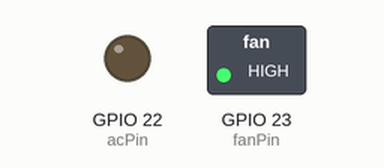
This program was run on a simulated Raspberry Pi (BCM pin numbers). Parts: switched loads named in the program (green lamp = pin HIGH), output pins drawn as LEDs (lit = HIGH). What the program prints to the terminal is not drawn.

Above: at 0.5 s.
At 1.5 s:
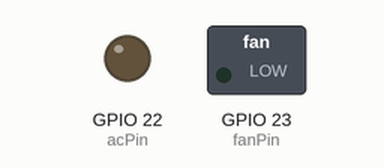
At 2.5 s:
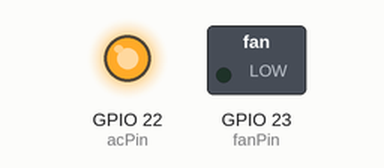
At 3.5 s:
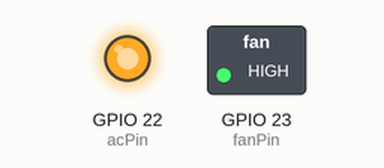
Timing chart, 0 to 5.2 s (numbered marks = the images above):
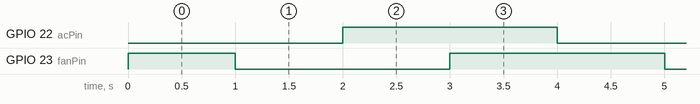

Measured:
- by itself, GPIO 22 (acPin), GPIO 23 (fanPin): alternates HIGH for 2.0 s and LOW for 2.0 s
- by itself, everything shown: repeats every 4.0 s, in 4 steps

The program:

relayTest.py
```python
# External module imports
import RPi.GPIO as GPIO
import time


# Pin Definitons:
acPin =  22
fanPin = 23
# gndPin = 18
# vccPin = 22

# dc = 95 # duty cycle (0-100) for PWM pin

# Pin Setup:
GPIO.setmode(GPIO.BCM) # Broadcom pin-numbering scheme
GPIO.setup(acPin, GPIO.OUT) # AC pin set as output
GPIO.setup(fanPin, GPIO.OUT)
GPIO.output(acPin,GPIO.HIGH)
GPIO.output(fanPin,GPIO.HIGH)
# GPIO.setup(gndPin, GPIO.OUT)
# GPIO.setup(vccPin, GPIO.OUT)
# pwm = GPIO.PWM(pwmPin, 50)  # Initialize PWM on pwmPin 100Hz frequency
# GPIO.setup(butPin, GPIO.IN, pull_up_down=GPIO.PUD_UP) # Button pin set as input w/ pull-up

# Initial state for AC and fan:
# print("Here's the initial state")
# GPIO.output(acPin, GPIO.LOW)
# GPIO.output(fanPin, GPIO.HIGH)
# pwm.start(dc)

print("Here we go! Press CTRL+C to exit")
try:
    while 1:
        # if GPIO.input(vccPin): # button is released
            # pwm.ChangeDutyCycle(dc)
            # GPIO.output(acPin, GPIO.LOW)
        # else: # button is pressed:
            # pwm.ChangeDutyCycle(100-dc)
            # GPIO.output(vccPin, GPIO.HIGH)
            # GPIO.output(gndPin, GPIO.LOW)
            GPIO.output(acPin, GPIO.LOW)
            time.sleep(1)
            GPIO.output(fanPin, GPIO.LOW)
            time.sleep(1)
            GPIO.output(acPin, GPIO.HIGH)
            time.sleep(1)
            GPIO.output(fanPin, GPIO.HIGH)
            time.sleep(1)
except KeyboardInterrupt: # If CTRL+C is pressed, exit cleanly:
    # pwm.stop() # stop PWM
    GPIO.cleanup() # cleanup all GPIO
```
